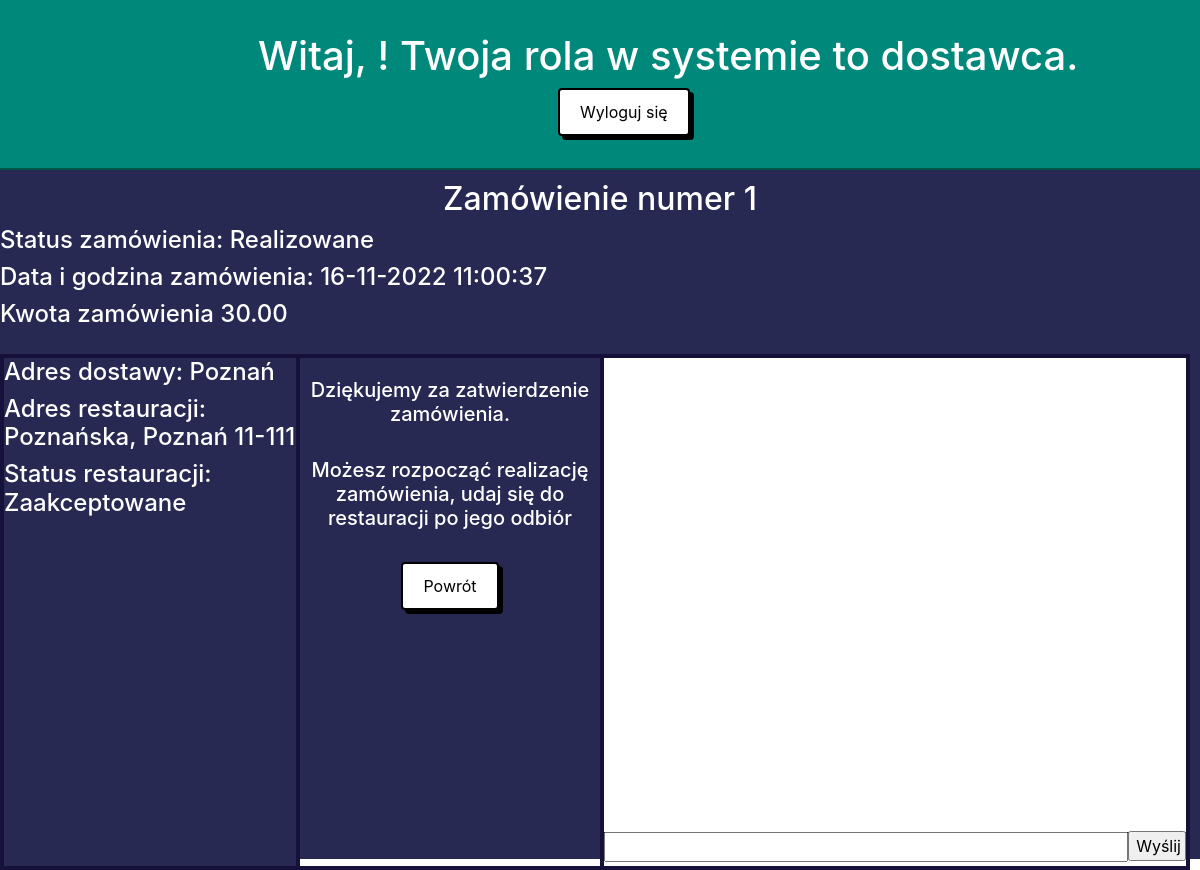
Page /dashboard/order/1/ (signed in) on the committed database.
### app/models.py (models this page shows, shortened)
class CustomUser(AbstractUser):
    USER_ROLE = [
        ('customer', 'klient', ),
        ('restaurant', 'restaurator'),
        ('supplier', 'dostawca'),
    ]
    user_role = models.CharField(max_length=30, choices=USER_ROLE)

class Order(models.Model):
    order_status = models.CharField(max_length=50, choices=ORDER_STATUS, default='awaiting')
    restaurant_acceptance = models.CharField(max_length=30, choices=ACCEPTANCE_DECISION, default='awaiting')
    supplier_acceptance = models.CharField(max_length=30, choices=ACCEPTANCE_DECISION, default='awaiting')
    ordered_user = models.ForeignKey('CustomUser', null=True, related_name="ordered_user", on_delete=models.DO_NOTHING)
    delivery_address = models.CharField(max_length=60, null=True)
    restaurant = models.ForeignKey('Restaurant', null=True, on_delete=models.DO_NOTHING)
    supplier = models.ForeignKey('CustomUser', null=True, related_name='supplier', on_delete=models.DO_NOTHING)
    created_on = models.DateTimeField(auto_now_add=True)
    price = models.DecimalField(max_digits=7, decimal_places=2)
    items = models.ManyToManyField('Dish', related_name='order', blank=True)
    review = models.ForeignKey('Review', null=True, on_delete=models.DO_NOTHING)

class Restaurant(models.Model):
    name = models.CharField(max_length=50)
    category = models.CharField(max_length=30, choices=CUISINE_CATEGORY)
    address_city = models.CharField(max_length=30)
    address_street = models.CharField(max_length=30)
    address_postalcode = models.CharField(max_length=6)
    description = models.CharField(max_length=200)
    owner = models.ForeignKey(settings.AUTH_USER_MODEL, on_delete=models.DO_NOTHING)
    slug = models.SlugField(max_length=255, unique=True, null=True)

### app/views.py (the view, shortened to what this page needs)
# urls.py: path('dashboard/order/<int:order_id>/', views.displayOrder, name='display_order'),
def displayOrder(request, order_id):
    args = {}
    args['order'] = Order.objects.get(id=order_id)
    order = Order.objects.get(id=order_id)
    if order.review_id != None:
        args['is_reviewed'] = True
    args['messages'] = Message.objects.filter(room=order_id)
    role = request.user.user_role
    if order.review != None:
        args['is_reviewed'] = True
    if role == 'restaurant':
        supplier = order.supplier
        if supplier != None:
            args['supplier_name'] = supplier.username
        customer = CustomUser.objects.get(id=order.ordered_user_id)
        args['customer_name'] = customer.username
        if request.method == 'POST':
            confirmation = request.POST.get('confirmation')
            order.restaurant_acceptance = 'accepted'
            order.save()
            args['order'] = Order.objects.get(id=order_id)
            args['dishes'] = order.items.all()
            return render(request, 'order_details_restaurant.html', args)
        else:
            args['order'] = Order.objects.get(id=order_id)
            args['dishes'] = order.items.all()
            return render(request, 'order_details_restaurant.html', args)
    elif role == 'supplier':
        customer = CustomUser.objects.get(id=order.ordered_user_id)
        args['customer_name'] = customer.username
        restaurant = Restaurant.objects.get(id=order.restaurant_id)
        restaurant_owner = restaurant.owner
        args['restaurant_owner_name'] = restaurant_owner.username
        if request.method == 'POST':
            confirmation = request.POST.get('confirmation')
            order.supplier_acceptance = 'accepted'
            order.order_status = 'in_progress'
            order.supplier = CustomUser.objects.get(id=request.user.id)
            order.save()
            args['order'] = Order.objects.get(id=order_id)
            return render(request, 'order_details_supplier.html', args)
        else:
            args['order'] = Order.objects.get(id=order_id)
            return render(request, 'order_details_supplier.html', args)

### app/templates/order_details_supplier.html (shortened to what this page needs)
{% load static %}
<!doctype html>
<html lang="en">
<head>
  <link rel="stylesheet" href="{% static 'css/style.css' %}">
  <link rel="stylesheet" href="https://stackpath.bootstrapcdn.com/bootstrap/4.3.1/css/bootstrap.min.css">
</head>
<body>
<div id="dashboard-header">
        <h1>Witaj, {{ user_name }}! Twoja rola w systemie to {{ user.get_user_role_display }}.</h1>
        <a class="reg-log-button" href="http://127.0.0.1:8000/logout/"><button>Wyloguj się</button></a>
    </div>
  <div id="main-content">
  <h2>Zamówienie numer {{ order.id }}</h2>
  <div class="details">
  <h4>Status zamówienia: {{ order.get_order_status_display }}</h4>
  <h4>Data i godzina zamówienia: {{ order.created_on|date:'d-m-Y H:i:s' }}</h4>
      <h4>Kwota zamówienia {{ order.price }}</h4>
  </div>
  <div id="awaiting-orders-container">
  <h4>Adres dostawy: {{ order.delivery_address }}</h4>
  <h4>Adres restauracji:
    {{ order.restaurant.address_street}},
    {{ order.restaurant.address_city }}
    {{ order.restaurant.address_postalcode }}
  </h4>
  <h4>Status restauracji: {{ order.get_restaurant_acceptance_display}}</h4>
  </div>
  <div id="order-details">
    {% if order.supplier_acceptance == 'awaiting' %}
    <div id="div-awaiting-confirmation-order"></div>
    <form method="POST">
      {% csrf_token %}
        <a class="reg-log-button"><button>Zatwierdź zamówienie</button></a>
    </form>
    {% else %}
    <div id="div-confirmed-order">
      <h5>Dziękujemy za zatwierdzenie zamówienia.</h5>
      <h5>Możesz rozpocząć realizację zamówienia, udaj się do restauracji po jego odbiór</h5>
    </div>
    {% endif %}
  <a class="reg-log-button" href="/dashboard/"><button>Powrót</button></a>
  </div>
  {% if order.restaurant_acceptance != 'accepted' %}
      <div id="chat-container">
        <div id="chat-output"><h2 style="text-align: center">Czat będzie dostępny po zatwierdzeniu zamówienia przez restaurację</h2></div>
    </div>
    {% else %}
<div id="chat-container">
            <div id="chat-output"></div>
            {% if is_reviewed != True %}
              <input id="chat-input" type="text" size="50"><br>
              <input id="chat-submit" type="button" value="Wyślij">
            {% endif %}
        </div>
</div>
{% endif %}
</body>
</html>

### app/static/css/style.css (style rules this page uses)
body { margin: 0; padding: 0; color: white; background-color: #272953; }
.reg-log-button > button { border: 2px solid black; background-color: #FFFFFF; box-shadow: 4px 4px black; padding-left: 20px; padding-right: 20px; padding-top: 10px; padding-bottom: 10px; border-radius: 4px; }
#dashboard-header { padding-left: 21.5vw; padding-top: 4vh; padding-bottom: 4vh; background-color: #00887A; border-bottom: 2px solid #005546; color: white; }
#dashboard-header > h1 { float: left; }
#dashboard-header > .reg-log-button { margin-left: 300px; }
#chat-container { display: inline-block; width: 50%; }
#main-content { background-color: #272953; color: white; height: 86.1vh; }
#main-content > .details { padding-bottom: 17px; }
#main-content > h2 { padding-top: 10px; text-align: center; }
#awaiting-orders-container { width: 25vw; float: left; background-color: #272953; padding-bottom: 20px; border: 4px solid #16113A; height: 75%; overflow-x: auto; }
#chat-container { float: left; width: 49.2vw; padding-bottom: 20px; border: 4px solid #16113A; height: 75%; }
#chat-container > #chat-output { background-color: #FFFFFF; width: 100%; height: 97%; }
#chat-input { float: left; width:90%; }
#chat-submit { float: left; width: 10%; margin-top: -25px; }
#chat-output { color: #272953; overflow-x: auto; padding-top: 15px; padding-left: 15px; }
#order-details { padding-top: 20px; float: left; width: 25%; text-align: center; border-top: 4px solid #16113A; border-bottom: 4px solid #16113A; height: 75%; }
a > button { cursor: pointer; }

### rows in the picture
CustomUser: user_role "dostawca"
Order: id "1", order_status "Realizowane", created_on "16-11-2022 11:00:37", price "30.00", delivery_address "Poznań", restaurant.address_street "Poznańska", restaurant.address_city "Poznań", restaurant.address_postalcode "11-111", restaurant_acceptance "Zaakceptowane"
